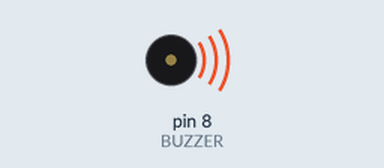
Simulated run of this sketch. Board: Arduino Uno, built with avr-gcc and run on an emulated ATmega328P. Shown: buzzer (waves = sounding).

Above: at 3.4 s.
At 5.3 s:
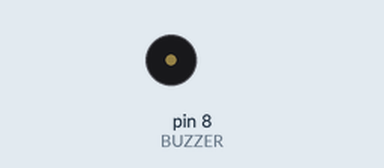
Timing chart, 0 to 7.9 s (numbered marks = the images above):
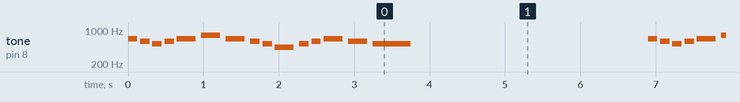

The sketch:

flower_dance_code.ino
```cpp
#define BUZZER 8

#define NOTE_C4  262
#define NOTE_D4  294
#define NOTE_E4  330
#define NOTE_F4  349
#define NOTE_G4  392
#define NOTE_A4  440
#define NOTE_B4  494
#define NOTE_C5  523
#define NOTE_D5  587
#define NOTE_E5  659
#define NOTE_G5  784

int melody[] = {
  NOTE_E5, NOTE_D5, NOTE_C5, NOTE_D5,
  NOTE_E5, NOTE_G5, NOTE_E5,
  NOTE_D5, NOTE_C5, NOTE_A4,
  NOTE_C5, NOTE_D5, NOTE_E5,
  NOTE_D5, NOTE_C5
};

int noteDurations[] = {
  8, 8, 8, 8,
  4, 4, 4,
  8, 8, 4,
  8, 8, 4,
  4, 2
};

void setup() {
  pinMode(BUZZER, OUTPUT);
}

void loop() {
  for (int i = 0; i < 15; i++) {
    int duration = 1000 / noteDurations[i];
    tone(BUZZER, melody[i], duration);

    delay(duration * 1.3);
    noTone(BUZZER);
  }

  delay(3000);
}
```

Measured:
- by itself, tone on pin 8 (BUZZER): plays 659 Hz for 0.13 s, 587 Hz for 0.13 s, 523 Hz for 0.13 s, 587 Hz for 0.13 s, 659 Hz for 0.25 s, 784 Hz for 0.25 s … (285 notes in this stretch)
